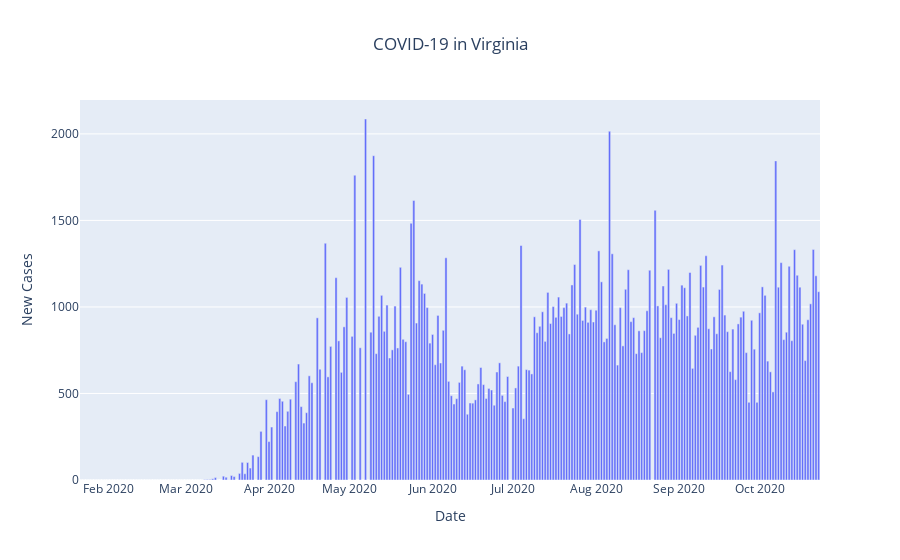

The code cell stored with this chart in its notebook:
### Code cell
fig = go.Figure()
fig.add_trace(go.Bar(x=virginia['submission_date'], y=virginia['new_case'], name='New Cases'))
fig.update_layout(title_text='COVID-19 in Virginia', 
                  title_x=0.5)
fig.update_xaxes(title_text='Date')
fig.update_yaxes(title_text='New Cases')
fig.show()

### Figure 1 — Plotly figure (JSON) as saved in the notebook; plotly's stock layout.template omitted (floating-point values rounded to 4 significant figures; data arrays with more than 128 entries replaced by an {"elided": "..."} marker saying what was removed)
{"data": [{"name": "New Cases", "type": "bar", "x": {"elided": "276 str values"}, "y": {"elided": "276 int values"}}], "layout": {"title": {"text": "COVID-19 in Virginia", "x": 0.5}, "xaxis": {"title": {"text": "Date"}}, "yaxis": {"title": {"text": "New Cases"}}}}
